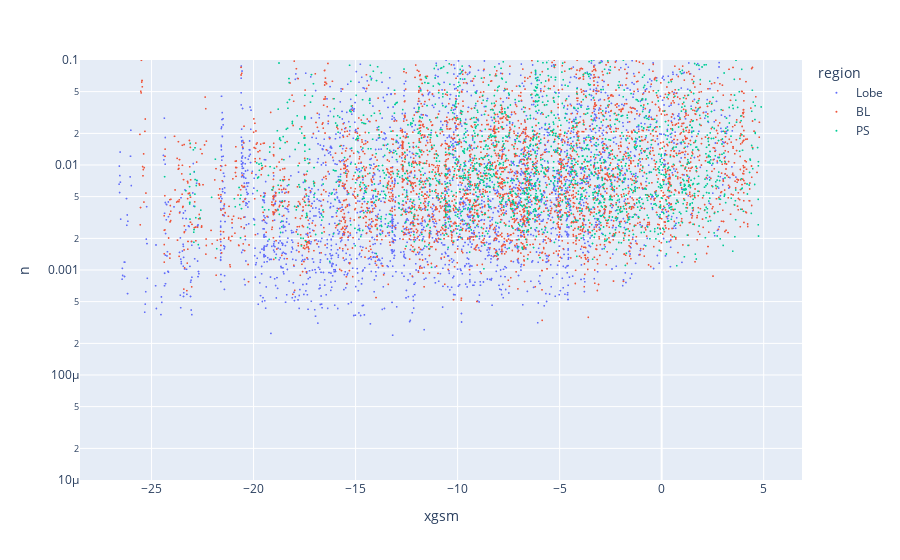

The notebook cell this image was saved under:
### Code cell
index = (agg_df.intergrated_flux > 0) & (agg_df['region'] != 'Dayside') & (abs(agg_df['ygsm']) < 20)

fig = px.scatter(agg_df.loc[index,:], x='xgsm', y='n', color='region', log_y=True
                , category_orders={"region":["Lobe","BL","PS"]}
#                 , trendline="ols", trendline_options=dict(log_y=True)
                )
fig.update_yaxes(range=[-5, -1])
fig.update_traces(marker=dict(size=2), selector=dict(mode='markers'))

fig.show()

### Figure 1 — Plotly figure (JSON) as saved in the notebook; plotly's stock layout.template omitted (floating-point values rounded to 4 significant figures; data arrays with more than 128 entries replaced by an {"elided": "..."} marker saying what was removed)
{"data": [{"hovertemplate": "region=Lobe<br>xgsm=%{x}<br>n=%{y}<extra></extra>", "legendgroup": "Lobe", "marker": {"color": "#636efa", "size": 2, "symbol": "circle"}, "mode": "markers", "name": "Lobe", "showlegend": true, "type": "scattergl", "x": {"elided": "3280 float values"}, "xaxis": "x", "y": {"elided": "3280 float values"}, "yaxis": "y"}, {"hovertemplate": "region=BL<br>xgsm=%{x}<br>n=%{y}<extra></extra>", "legendgroup": "BL", "marker": {"color": "#EF553B", "size": 2, "symbol": "circle"}, "mode": "markers", "name": "BL", "showlegend": true, "type": "scattergl", "x": {"elided": "4249 float values"}, "xaxis": "x", "y": {"elided": "4249 float values"}, "yaxis": "y"}, {"hovertemplate": "region=PS<br>xgsm=%{x}<br>n=%{y}<extra></extra>", "legendgroup": "PS", "marker": {"color": "#00cc96", "size": 2, "symbol": "circle"}, "mode": "markers", "name": "PS", "showlegend": true, "type": "scattergl", "x": {"elided": "2502 float values"}, "xaxis": "x", "y": {"elided": "2502 float values"}, "yaxis": "y"}], "layout": {"legend": {"title": {"text": "region"}, "tracegroupgap": 0}, "margin": {"t": 60}, "xaxis": {"anchor": "y", "domain": [0, 1], "title": {"text": "xgsm"}}, "yaxis": {"anchor": "x", "domain": [0, 1], "range": [-5, -1], "title": {"text": "n"}, "type": "log"}}}
